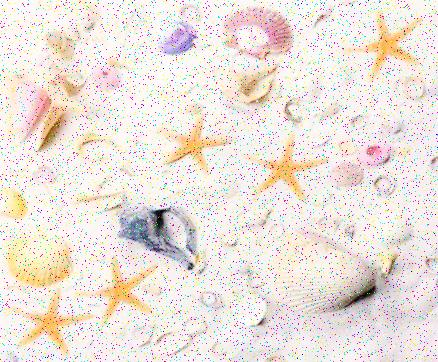
%> input picture Starfish.jpg, 438 x 362 px
$ octave Task4.m   (GNU Octave 9; MATLAB toolbox functions it lacks are replaced by stand-ins)
%> lines starting %> are read from the running program, lines starting %| are printed output that depends on the picture; in (x1, y1, x2, y2) boxes, pixels count from 0 and x2, y2 are one past the last pixel; in counts of white or black regions, pixels touching at a corner belong together; the program's own positions count from 1
% MATLAB script for Assessment Item-1

% Task-4
clear;
close all;
clc;

% Task One - Load in Image
image = imread('Starfish.jpg');
%> image is the input picture: size 362x438x3 uint8; mean R, G, B 235.5, 226.7, 219.8
greyscaleImage = rgb2gray(image);

% Different images, filtered to compare the results. Discuss in report.
medFiltImage = medfilt2(greyscaleImage, [5 5]);
boxFiltImage = imboxfilt(greyscaleImage, [5 5]);
gaussianFiltImage = imgaussfilt(greyscaleImage);
averageFiltImage = imfilter(greyscaleImage, fspecial('average', 3));
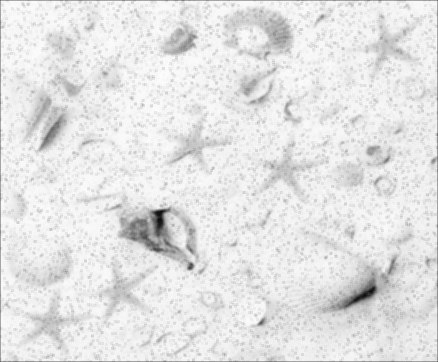
%> averageFiltImage: size 362x438 uint8; min 8, max 253, mean 227.8
binarizedImage = zeros(size(medFiltImage));
% Equalise the median filtered image, making it darker and stretching stars
equalisedMedImage = histeq(medFiltImage, 255);
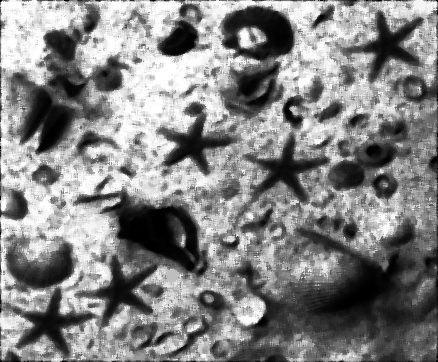
%> equalisedMedImage: size 362x438 uint8; min 0, max 255, mean 131.8
% Thresholded Image
thresholdImage = equalisedMedImage;
% Reveresed Image
reversedImage = zeros(size(thresholdImage));

diskStrel = strel('disk', 1);

% Loop through our equalised image and basically invert it, instead of
% using a grey threshold to give me more control of the values.
for row = 1:size(thresholdImage,1)
    for col = 1:size(thresholdImage,2)
        if thresholdImage(row, col) < 10
            thresholdImage(row, col) = 255;
        end

        if thresholdImage(row, col) >= 34 && thresholdImage(row, col) <= 255
           thresholdImage(row, col) = 255;
        end
    end
end
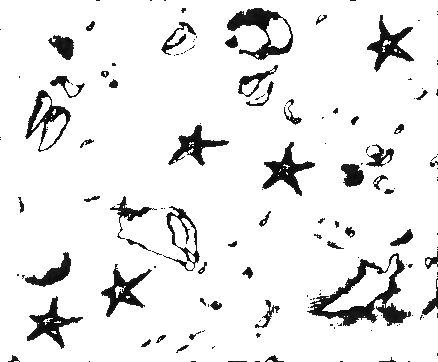
%> thresholdImage: size 362x438 uint8; min 10, max 255, mean 233.8

% Now binarize the image
thresholdImage = imbinarize(thresholdImage);
%> thresholdImage: size 362x438 logical; 90.9% white; 149 black regions (92 under 20 px), largest, box (x1, y1, x2, y2) and area: (307, 253, 411, 326) 2149, (227, 8, 293, 60) 1210, (262, 142, 315, 196) 927

% Smooth the image again to give us the full stars
medSmoothThresh = medfilt2(thresholdImage, [7 7]);
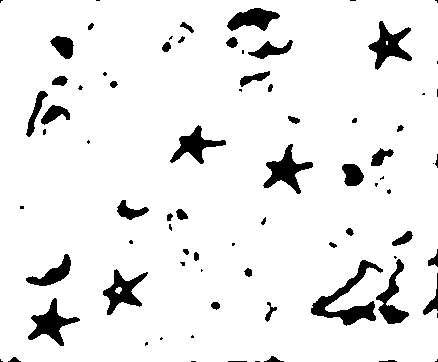
%> medSmoothThresh: size 362x438 logical; 92.5% white; 79 black regions (34 under 20 px), largest, box (x1, y1, x2, y2) and area: (311, 260, 383, 326) 1323, (263, 144, 313, 194) 926, (368, 21, 412, 70) 896

% Reverse the image so it is white by black
reversedImage = imbinarize(abs(medSmoothThresh - 1));

% Display the boundaries, no holes speeds up the search by preventing the
% search of inside objects. Use BWBoundaries as dictated in the matlab
% documentation, located here: https://uk.mathworks.com/help/images/ref/bwboundaries.html
[imageWithObjects, typeOfSearch] = bwboundaries(logical(reversedImage),'noholes');
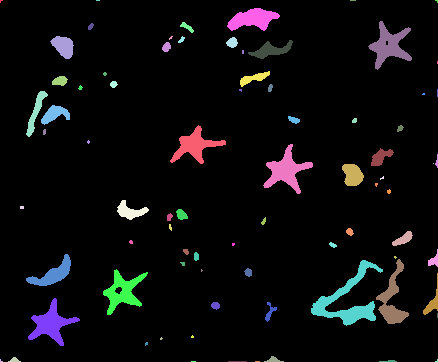
%> typeOfSearch: size 362x438 double; 80 distinct labels, from 0 to 79; one colour per label, 0 black
%> imageWithObjects = 79 boundaries; largest, box (x1, y1, x2, y2) and points: (311, 260, 383, 326) 295, (263, 144, 313, 194) 172, (376, 259, 409, 324) 168, (28, 298, 80, 346) 164, (368, 21, 412, 70) 163

figure('Name','Base Image Prep');
subplot(2,1,1);
imshow(image);
title('Unedited Image');

subplot(2,1,2);
imshow(greyscaleImage);
title('Greyscale Image');

figure('Name', 'Filter Comparison')
subplot(2,2,1);
imshow(medFiltImage);
title('Median Filtered [5 x 5] Image');

subplot(2,2,2);
imshow(boxFiltImage);
title('Box Filtered [5 x 5] Image');

subplot(2,2,3);
imshow(gaussianFiltImage);
title('Guassian Filtered Image');

subplot(2,2,4);
imshow(averageFiltImage);
title('Average Filtered Image');

figure('Name', 'Equalisation')
subplot(2,2,1);
imshow(equalisedMedImage);
title('Median Filter + Equalisation Applied');

subplot(2,2,2);
imshow(thresholdImage);
title('Threshold applied');

subplot(2,2,3);
imshow(medSmoothThresh);
title('Threshold + Median Filter of 7 x 7 applied');

figure('Name', 'Final Steps')
subplot(2,2,1);
imshow(reversedImage);
title('Reversed Image');

% Find the objects and display the image
subplot(2,2,2);
title('Shapes with Metrics');

% % Add the boundaries to the objects
hold on

% Loop through the label matrix and allocate boundary to the current
% boundary, then plot this boundary on the image using a white line of the
% size 2pt.
for boundariesLoop = 1:length(imageWithObjects)
  boundary = imageWithObjects{boundariesLoop};
  plot(boundary(:,2), boundary(:,1), 'w', 'LineWidth', 2)
end
%> this loop made 79 passes
%> boundary on passes 22, 36: [339 161; 338 162; 339 163; 340 162; 340 161; 339 161], [270 202; 271 203; 272 202; 271 202; 270 202]

labeledImage = bwlabel(reversedImage);
stats = regionprops(logical(labeledImage),'Area','Perimeter','Centroid');
%> stats = 79 regions; largest, Area, Centroid and Perimeter: 1323 [348.4 300.9] 329.1, 926 [286.9 171.2] 190.9, 896 [389.7 46.2] 183.9, 892 [51.6 324.6] 183, 829 [123.4 292.2] 179

% Obtain the area calculation corresponding to label 'k'
area = [stats.Area];
%> area = 79 values, max 1323 at index 54, min 1 at index 73, mean 151.5
perimeter = [stats.Perimeter];
%> perimeter = 79 values, max 329.1 at index 54, min 0 at index 73, mean 43.94
centroid = [stats.Centroid];
%> centroid = 158 values, max 438 at index 153, min 1 at index 116, mean 212.9

counter = 0;

for i = 1:2:length(centroid)-1
   counter = counter+1;
   centroidX(counter) = centroid(i);
   centroidY(counter) = centroid(i+1);
end
%> this loop made 79 passes
%> i on passes 3 to 14: 5, 7, 9, 11, 13, 15, 17, 19, 21, 23, 25, 27
%> after the loop, centroidX = 79 values, max 438 at index 77, min 1.6 at index 1, mean 240.1; centroidY = 79 values, max 362 at index 40, min 1 at index 58, mean 185.8; counter = 79

metric = (4*pi.*area) ./ perimeter.^2;

perimeter(perimeter == 0)= 0.01;

% Find all objects of a certain size
keeperBlobs = find((metric > 0.31) & (metric < 0.34));
%> keeperBlobs = [7 17 27 49 60]

imshow(reversedImage);

text_image = uint8(reversedImage .* 255);

for i = 1:length(centroidX)
    value = metric(i);
    centroidValue = stats(i).Centroid;
    text_image = insertText(text_image, centroidValue, num2str(round(value,2)));
end
%> this loop made 79 passes
%> (value, centroidValue) on passes 1 to 12: (1.28, [1.6 1.6]), (1.28, [1.6 361.4]), (0.659, [15 360.6]), (1.69, [22.5 208]), (0.345, [36.35 112.9]), (0.457, [53.7 274.7]), (0.335, [51.62 324.6]), (0.586, [55.41 114.8]), (1.38, [45 132.5]), (0.91, [64.05 46.92]), (0.967, [60.59 81.57]), (1.33, [81 88.33])
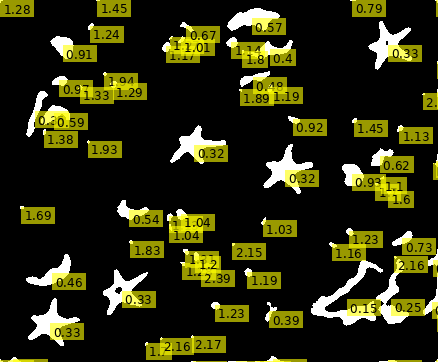
%> text_image: size 362x438x3 uint8; mean R, G, B 44.1, 44.1, 15.4

subplot(2,2,2);
imshow(text_image);

finalImage = ismember(labeledImage, keeperBlobs) > 0;
%> finalImage: size 362x438 logical; 2.7% white; 5 white regions, box (x1, y1, x2, y2) and area: (263, 144, 313, 194) 926, (368, 21, 412, 70) 896, (28, 298, 80, 346) 892, (103, 269, 148, 315) 829, (170, 125, 226, 164) 775

finalImage = imfill(finalImage, 'holes');
%> finalImage: size 362x438 logical; 2.7% white; 5 white regions, box (x1, y1, x2, y2) and area: (263, 144, 313, 194) 926, (368, 21, 412, 70) 904, (28, 298, 80, 346) 892, (103, 269, 148, 315) 863, (170, 125, 226, 164) 775

subplot(2,2,3);
imshow(finalImage);
title('Final Image');
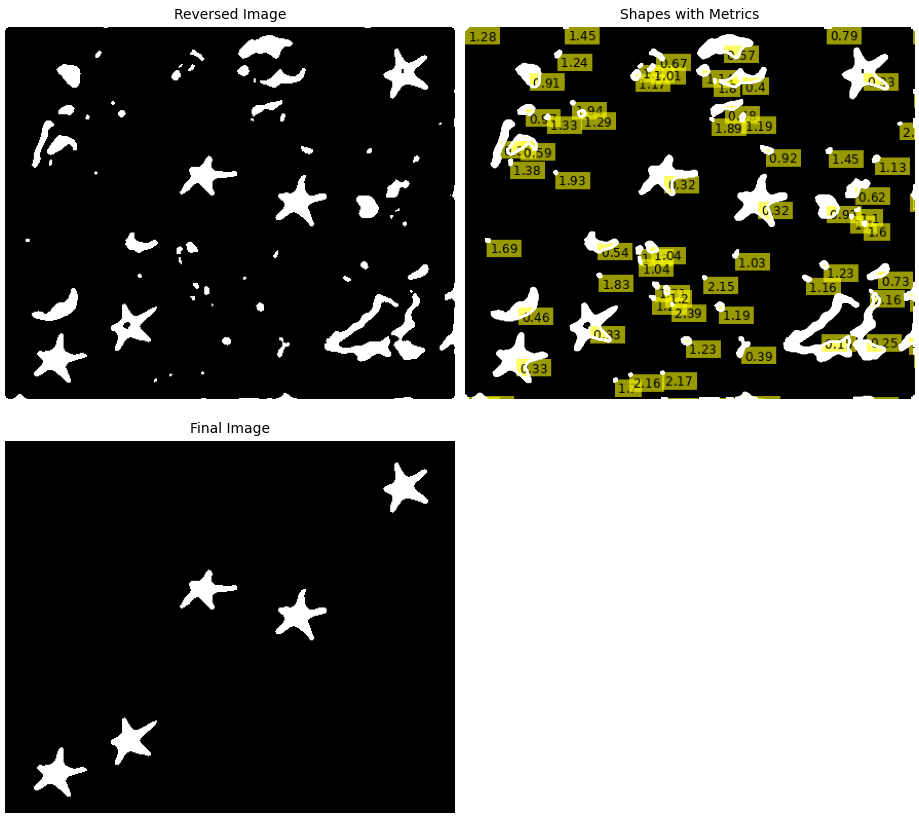
%> figure redrawn from the program's plot data, 3 panels

$ run again, with Zebra.jpg copied over Starfish.jpg
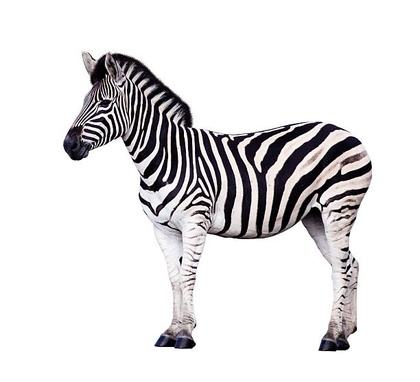
%> input picture Zebra.jpg, 420 x 382 px, shrunk from 612 x 556 before the run
%> image is the input picture: size 382x420x3 uint8; mean R, G, B 225, 223.5, 224.5
%> medSmoothThresh: size 382x420 logical; 91.3% white; 36 black regions (11 under 20 px), largest, box (x1, y1, x2, y2) and area: (63, 54, 198, 159) 5863, (166, 132, 325, 242) 3041, (274, 124, 338, 190) 895
%> `[imageWithObjects, typeOfSearch] = bwboundaries(logical(reversedImage)..`:
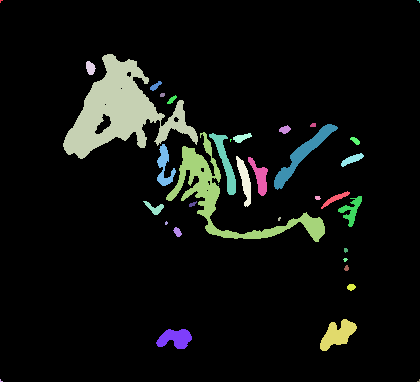
%> typeOfSearch: size 382x420 double; 37 distinct labels, from 0 to 36; one colour per label, 0 black
%> imageWithObjects = 36 boundaries; largest, box (x1, y1, x2, y2) and points: (166, 132, 325, 242) 698, (63, 54, 198, 159) 538, (274, 124, 338, 190) 162, (209, 133, 236, 195) 144, (157, 144, 176, 186) 123
%> the loop `for boundariesLoop = 1:length(imageWithObjects)` made 36 passes
%> boundary on passes 16 to 17: [185 219; 185 219], [140 231; 140 232; 141 231; 142 231; 141 231; 140 231]
%> stats = 36 regions; largest, Area, Centroid and Perimeter: 5863 [120.7 112] 598.5, 3041 [227.6 198] 767, 895 [303.3 155.3] 193.9, 646 [338.3 335] 119.2, 529 [225.9 163.3] 151.2
%> area = 36 values, max 5863 at index 3, min 1 at index 16, mean 386.1
%> perimeter = 36 values, max 767 at index 11, min 0 at index 16, mean 81.81
%> centroid = 72 values, max 419.4 at index 69, min 1.6 at index 1, mean 216.5
%> the loop `for i = 1:2:length(centroid)-1` made 36 passes
%> i on passes 3 to 10: 5, 7, 9, 11, 13, 15, 17, 19
%> after the loop `for i = 1:2:length(centroid)-1`: centroidX = 36 values, max 419.4 at index 35, min 1.6 at index 1, mean 246.1; centroidY = 36 values, max 381.4 at index 2, min 1.6 at index 1, mean 187
%> keeperBlobs = []
%> the loop `for i = 1:length(centroidX)` made 36 passes
%> (value, centroidValue) on passes 1 to 8: (1.28, [1.6 1.6]), (1.28, [1.6 381.4]), (0.206, [120.7 112]), (1.04, [90.98 68.54]), (0.51, [155.1 208.7]), (0.796, [156.2 86.61]), (0.618, [175.9 339]), (0.258, [165.1 167.4])
%> finalImage: size 382x420 logical; every value is 0
%> `title('Final Image');`:
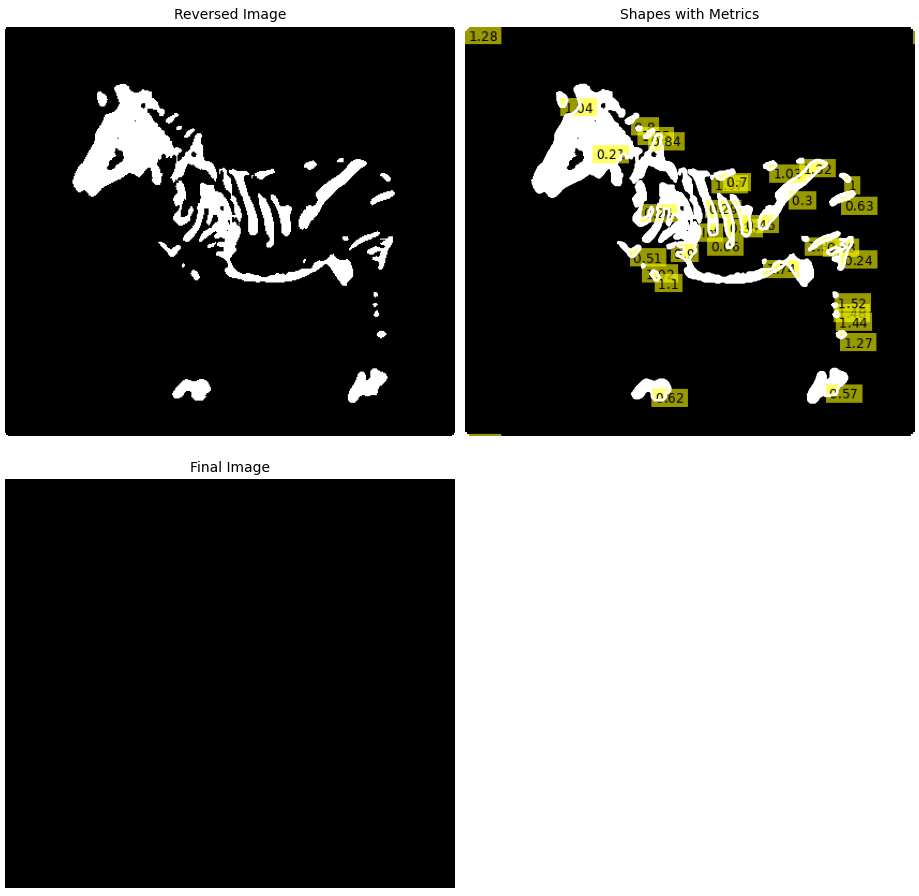
%> figure redrawn from the program's plot data, 3 panels
